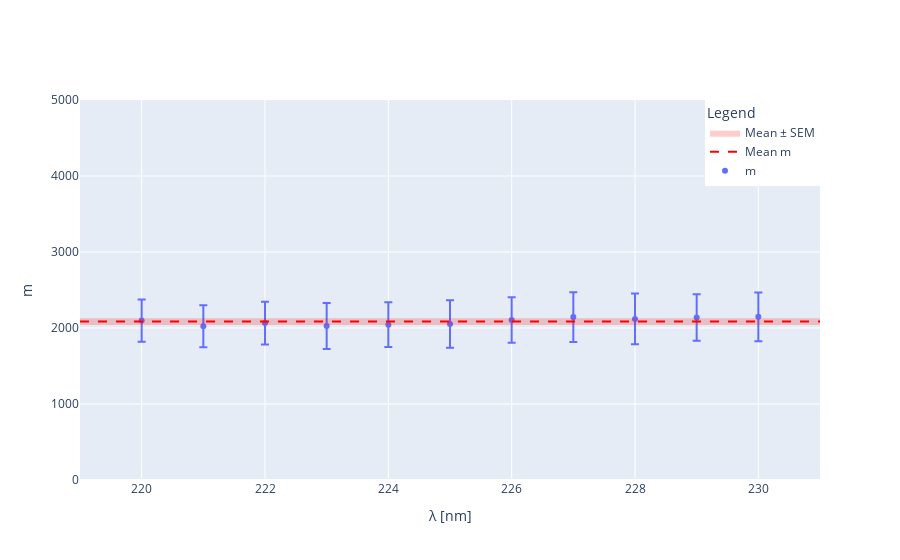

Notebook code cell kept with this figure:
### Code cell
# Extract m and its error
m_values = fit_df['m']
m_errors = fit_df['m_err']

# Compute mean and standard error of the mean
weights_m = 1 / m_errors**2
mean_m = np.average(m_values, weights=weights_m)
mean_m_err = np.sqrt(np.sum(weights_m * ((m_values - mean_m) ** 2)) / np.sum(weights_m))

fig = go.Figure()

# markers with error bars
fig.add_trace(go.Scatter(
    x=fit_df['λ'],
    y=m_values,
    error_y=dict(type='data', array=m_errors, visible=True),
    mode='markers',
    name='m'
))

mean_line_points = np.concatenate([[λmin-1], fit_df['λ'], [λmax+1]])
# mean dashed line
fig.add_trace(go.Scatter(
    x=mean_line_points,
    y=[mean_m]*len(mean_line_points),
    mode='lines',
    line=dict(color='red', dash='dash'),
    name='Mean m'
))

# bottom
fig.add_trace(go.Scatter(
    x=mean_line_points,
    y=[mean_m - mean_m_err]*len(mean_line_points),
    mode='lines',
    line=dict(color='red', width=0),
    showlegend=False
))
# top
fig.add_trace(go.Scatter(
    x=mean_line_points,
    y=[mean_m + mean_m_err]*len(mean_line_points),
    mode='lines',
    fill='tonexty',
    fillcolor='rgba(255,0,0,0.2)',
    line=dict(color='red', width=0),
    name='Mean ± SEM'
))

fig.update_layout(
    xaxis_title='λ [nm]',
    yaxis_title='m',
    legend_title='Legend',
    yaxis=dict(range=[0, 5000]),
    legend=dict(
        x=1,
        y=1,
        xanchor='right',
        yanchor='top'
    )
)

fig.show()

### Figure 1 — Plotly figure (JSON) as saved in the notebook; plotly's stock layout.template omitted (floating-point values rounded to 4 significant figures)
{"data": [{"error_y": {"array": [320.6, 304.7, 333.8, 326.3, 299.5, 312.0, 293.7, 301.9, 281.2, 275.2, 278.3], "type": "data", "visible": true}, "mode": "markers", "name": "m", "type": "scatter", "x": [230, 229, 228, 227, 226, 225, 224, 223, 222, 221, 220], "y": [2147.0, 2138.0, 2119.0, 2143.0, 2106.0, 2053.0, 2044.0, 2027.0, 2065.0, 2023.0, 2098.0]}, {"line": {"color": "red", "dash": "dash"}, "mode": "lines", "name": "Mean m", "type": "scatter", "x": [219, 230, 229, 228, 227, 226, 225, 224, 223, 222, 221, 220, 231], "y": [2084.0, 2084.0, 2084.0, 2084.0, 2084.0, 2084.0, 2084.0, 2084.0, 2084.0, 2084.0, 2084.0, 2084.0, 2084.0]}, {"line": {"color": "red", "width": 0}, "mode": "lines", "showlegend": false, "type": "scatter", "x": [219, 230, 229, 228, 227, 226, 225, 224, 223, 222, 221, 220, 231], "y": [2040.0, 2040.0, 2040.0, 2040.0, 2040.0, 2040.0, 2040.0, 2040.0, 2040.0, 2040.0, 2040.0, 2040.0, 2040.0]}, {"fill": "tonexty", "fillcolor": "rgba(255,0,0,0.2)", "line": {"color": "red", "width": 0}, "mode": "lines", "name": "Mean ± SEM", "type": "scatter", "x": [219, 230, 229, 228, 227, 226, 225, 224, 223, 222, 221, 220, 231], "y": [2129.0, 2129.0, 2129.0, 2129.0, 2129.0, 2129.0, 2129.0, 2129.0, 2129.0, 2129.0, 2129.0, 2129.0, 2129.0]}], "layout": {"legend": {"title": {"text": "Legend"}, "x": 1, "xanchor": "right", "y": 1, "yanchor": "top"}, "xaxis": {"title": {"text": "λ [nm]"}}, "yaxis": {"range": [0, 5000], "title": {"text": "m"}}}}
